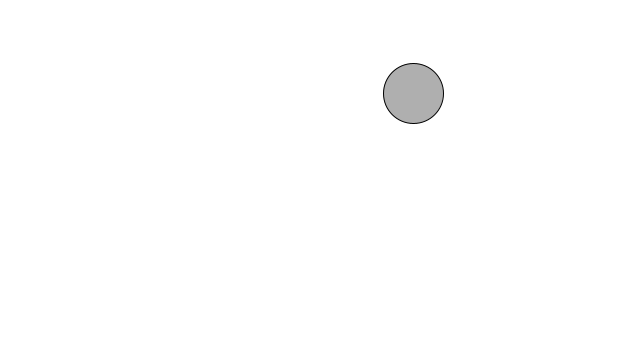
Frame 1 (no input)
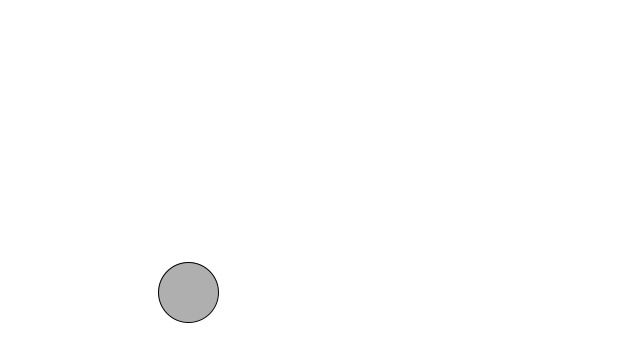
Frame 60 (the mouse pressed at the canvas centre just before this capture)
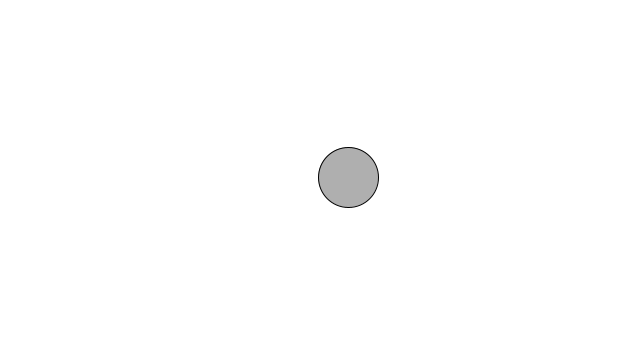
Frame 120 (the mouse held since frame 60 and released just before this capture)

The Processing sketch that drew these frames (run headless with seeded random() and noise(); from frame 60 on, the mouse is pressed at the canvas centre):

// Processing sketch: tuitekuru_maru
// ── tuitekuru_maru.pde
Mover mover;

void setup(){
  mover = new Mover();
  size(640,360);
}

void draw(){
  
  background(255);
  mover.update();
  mover.checkEdge();
  mover.display();
}
// ── Mover.pde
class Mover{
  Pvector location;
  Pvector velocity;
  Pvector acceleration;
  float maxspeed;
  float minspeed;
  
  Mover(){
   location = new Pvector(random(width),random(height));
   velocity = new Pvector(0,0);
   acceleration = new Pvector(0,0);
   maxspeed = 4;
   minspeed = -4;
  }
  void update(){
   Pvector mouse =  new Pvector(mouseX,mouseY);
   Pvector dir = Pvector.sub(mouse,location);
   dir.normalize();
   dir.mult(0.5);
   acceleration = dir;
   velocity.add(acceleration); 
   velocity.limit(maxspeed, minspeed);
   println(velocity.x,velocity.y);
   location.add(velocity);
  }
  void display(){
   stroke(0);
   fill(175);
   ellipse(location.x,location.y,60,60);
  }
  
  void checkEdge(){
    if(location.x > width) location.x = 0;
    else if(location.x < 0) location.x = width;
    if(location.y > height) location.y = 0;
    else if(location.y < 0) location.y = height;
  }
}
// ── Pvector.pde
static class Pvector{
  float x;
  float y;
  Pvector(float x_, float y_){
    x = x_;
    y = y_;
  }
  static Pvector add(Pvector v1, Pvector v2){
    return new Pvector(v1.x + v2.x , v1.y + v2.y );
  }
  static Pvector sub(Pvector v1, Pvector v2){
    return new Pvector(v1.x - v2.x, v1.y - v2.y);
  }
  
  void add(Pvector v){
    x += v.x;
    y += v.y;
  }
  void mult(float n){
   x*=n;
   y*=n;
  }
  void div(float n){
   x /=n;
   y /=n;
  }
  float mag(){
   return sqrt(x*x + y*y);
  }
  void normalize() {
   float m = mag();
   if(m != 0){
    div(m);
   }
  }
  void limit (float max, float min){
    if(x > max){
      x = max;
    }
    if(y > max){
      y = max;
    }
    
    if(x < min){
      x = min;
    }
    if(y < min){
      y = min;
    }
  }
  //Pvector random2D(){
  //   Pvector acceleration = new Pvector(random(-1,1),random(-1,1));
  //   acceleration.normalize();
  //   return acceleration;
  //}
}
